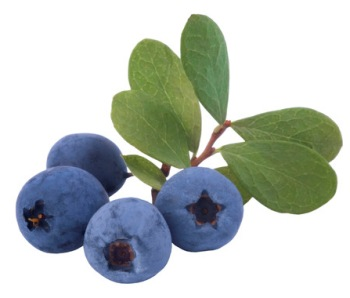
//> input picture blueberryBeta/images/bb9.jpg, 350 x 298 px
$ ./blueberry images/bb9.jpg   (built with g++ and OpenCV 4)
//> lines starting //> are read from the running program, lines starting //| are printed output that depends on the picture; after the words box and inside, x2 and y2 are one past the last pixel; in counts of white or black regions, pixels touching at a corner belong together
#include <opencv2/opencv.hpp>
#include <iostream>
#include <string>
#include <vector>
using namespace cv;
using namespace std;

void CheckArguments(int argc) {
	if(argc != 2) {
		cout << "Error! Program usage:" << endl;
		cout << "./blueberry image_path" << endl;
		exit(-1);
	}
}

void CheckImage(const Mat &img, const string &path) {
	if(img.empty()) {
		cout << "Unable to load image: " << path << endl;
		exit(-1);
	}
}


int main(int argc, char **argv) {
	// Usage: ./blueberry images/blueberry.jpg
	CheckArguments(argc);

	// Load input image
	Mat bgr_image = imread(argv[1], 1);
//> bgr_image is the input picture: 298 rows x 350 cols, CV_8UC3; mean B, G, R 189.6, 194, 186.3

	// Check if the image can be loaded
	CheckImage(bgr_image, argv[1]);

	Mat orig_image = bgr_image.clone();

	medianBlur(bgr_image, bgr_image, 3);

	// Convert input image to HSV
	Mat hsv_image;
	cvtColor(bgr_image, hsv_image, COLOR_BGR2HSV);
//> hsv_image: 298 rows x 350 cols, CV_8UC3; mean H, S, V 37.8, 47.7, 202.4

	// Threshold the HSV image, keep only the blue pixels
	Mat blueberry_range, blueberry_range2;
	inRange(hsv_image, Scalar(100, 100, 100), Scalar(150, 255, 255), blueberry_range);	//100 100 100		150	255	255
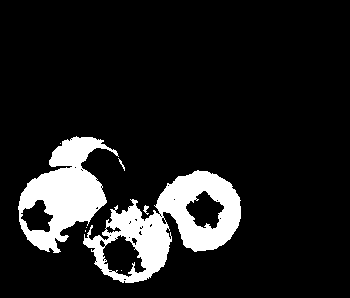
//> blueberry_range: 298 rows x 350 cols, CV_8UC1; 12.2% white; 8 white regions (4 under 20 px), largest, box (x1, y1, x2, y2) and area: (83, 170, 241, 283) 7286, (18, 136, 119, 253) 5420, (143, 205, 149, 215) 29, (118, 158, 125, 171) 23

	equalizeHist(blueberry_range, blueberry_range2);
	//GaussianBlur(blueberry_range, blueberry_range, Size(9, 9), 2, 2);

	// Use the Hough transform to detect circles in the blue range
	vector<Vec3f> circles;
	HoughCircles(blueberry_range2, circles, CV_HOUGH_GRADIENT, 1, blueberry_range2.rows/8, 100, 20, 0, 0);
//> circles = 5 circles (x, y, radius): [199.5, 210.5, 40.3], [63.5, 211.5, 46.3], [141.5, 241.5, 40], [78.5, 249.5, 26], [104.5, 167.5, 20.4]

	// Loop over all detected circles and outline them on the original image
	if(circles.size() == 0)
		{
			printf("No blueberries detected \n");
			exit(-1);
	}

	// Check average size and discard "erroneous" circles
	int total_radius = 0;
	int discarded = 0;
	int detected = 0;

	for(size_t current_circle = 0; current_circle < circles.size(); ++current_circle)
	{
		Point center(round(circles[current_circle][0]), round(circles[current_circle][1]));
		total_radius = total_radius + round(circles[current_circle][2]);
		//circle(orig_image, center, radius, Scalar(0, 255, 0), 5);
	}
//> this loop made 5 passes
//> (center, total_radius) on passes 1 to 5: (Point(200, 211), 40), (Point(64, 212), 86), (Point(142, 242), 126), (Point(79, 250), 152), (Point(105, 168), 172)
//> after the loop, total_radius = 172

	int average_radius = total_radius / circles.size();
//> average_radius = 34

	//Draw detected circles
	for(size_t current_circle = 0; current_circle < circles.size(); ++current_circle)
	{
		Point center(round(circles[current_circle][0]), round(circles[current_circle][1]));
		int radius = round(circles[current_circle][2]);

		if(radius > 0.4 * average_radius && radius < 1.4 * average_radius)	//Check that it's a "normal" blueberry
		{
			printf ("%i \n", radius);
			circle(orig_image, center, radius, Scalar(0, 255, 0), 5);
		}
		else
			discarded++;
	}
//> this loop made 5 passes
//> (center, radius) on passes 1 to 5: (Point(200, 211), 40), (Point(64, 212), 46), (Point(142, 242), 40), (Point(79, 250), 26), (Point(105, 168), 20)
//| 40
//| 46
//| 40
//| 26
//| 20
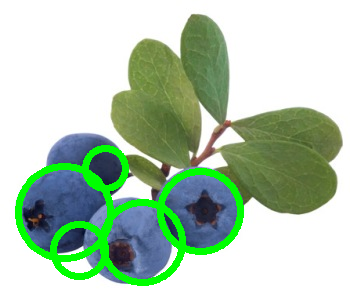
//> orig_image: 298 rows x 350 cols, CV_8UC3; 6.61% of pixels changed, all inside (x1, y1, x2, y2) = (15, 145, 244, 286)
//> after the loop, discarded = 0

	detected = circles.size()-discarded;
//> detected = 5

	printf ("Average radius: %i \n", average_radius);
//| Average radius: 34
	printf ("Blueberries discarded: %i \n", discarded);
//| Blueberries discarded: 0
	printf ("Blueberries detected: %i \n", detected);
//| Blueberries detected: 5

	// Show images
	namedWindow("Getting only the blueberry range", WINDOW_AUTOSIZE);
	imshow("Getting only the blueberry range", blueberry_range2);
	namedWindow("Detected blueberries on the input image", WINDOW_AUTOSIZE);
	imshow("Detected blueberries on the input image", orig_image);

	waitKey(0);

	return 0;
}
